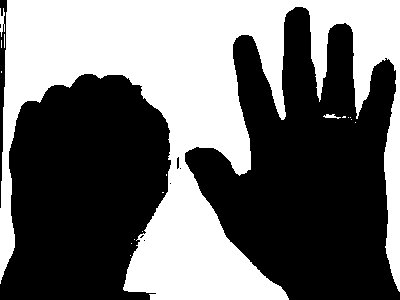
//> input picture public_html/hw3/images/open_fist-bw.png, 400 x 300 px
$ ./BinaryImageAnalysis   (built with g++ and OpenCV 4)
//> lines starting //> are read from the running program, lines starting //| are printed output that depends on the picture; after the words box and inside, x2 and y2 are one past the last pixel; in counts of white or black regions, pixels touching at a corner belong together
/**
CS585 Image and Video Computing
HW 3: Object Shape Analysis and Segmentation Programming Assignment
--------------
Problem 1: Binary Image Analysis
--------------
Your data for this part are binary images of hands and a stained tissue sample of a breast cancer tumor.
--------------
Tasks:
1. Implement a connected component labeling algorithm and apply it to the data below. Show your results by displaying the detected components/objects with different colors. The recursive connected component labeling algorithm sometimes does not work properly if the image regions are large. See below for an alternate variant of this algorithm. If you have trouble implementing connected component labeling, you may use an OpenCV library function, but you will be assessed a small 5 point penalty.
2. If your output contains a large number of components, apply a technique to reduce the number of components, e.g., filtering by component size, or erosion.
3. Implement the boundary following algorithm and apply it for the relevant regions/objects.
4. For each relevant region/object, compute the area, orientation, and circularity (Emin/Emax). Also, identify and count the boundary pixels of each region, and compute compactness, the ratio of the area to the perimeter.
5. Implement a skeleton finding algorithm. Apply it to the relevant regions/objects.
--------------
*/

#include <iostream>
#include <string>
#include <math.h>

//opencv libraries
#include "opencv2/core/core.hpp"
#include "opencv2/highgui/highgui.hpp"
#include "opencv2/imgproc/imgproc.hpp"

using namespace cv;
using namespace std;

//FUNCTION HEADERS
//void floodFill(Mat& src, Mat& dst);
void boundary(Mat& src, Mat& dst);
void mySkinDetect(Mat& src, Mat& dst);
double* calculations(Mat& src);
void skeleton(Mat& src, Mat& dst);

int rmin = 45, rmax = 192, bmin = 18, bmax = 147, gmin = 76, gmax = 151;


int main()
{
	// Read all 4 files
	Mat image1;
	image1 = imread("open_fist-bw.png", IMREAD_COLOR);
//> image1 is the input picture: 300 rows x 400 cols, CV_8UC3; min 0, max 255, mean 108.3
	Mat image2;
	image2 = imread("open-bw-full.png", IMREAD_COLOR);
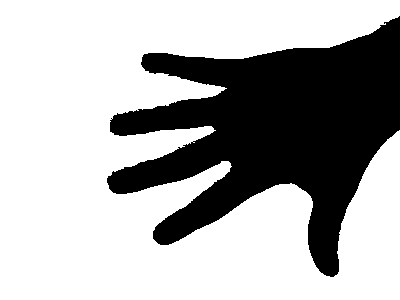
//> input picture public_html/hw3/images/open-bw-full.png, 400 x 300 px
//> image2 is the input picture: 300 rows x 400 cols, CV_8UC3; min 0, max 255, mean 175.7
	Mat image3;
	image3 = imread("open-bw-partial.png", IMREAD_COLOR);
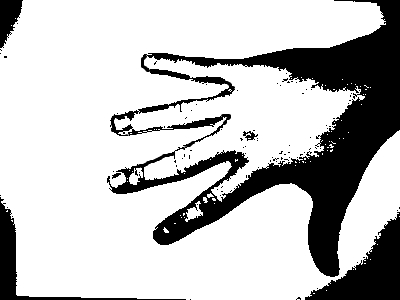
//> input picture public_html/hw3/images/open-bw-partial.png, 400 x 300 px
//> image3 is the input picture: 300 rows x 400 cols, CV_8UC3; min 0, max 255, mean 193.6
	Mat image4;
	image4 = imread("tumor-fold.png", IMREAD_COLOR);
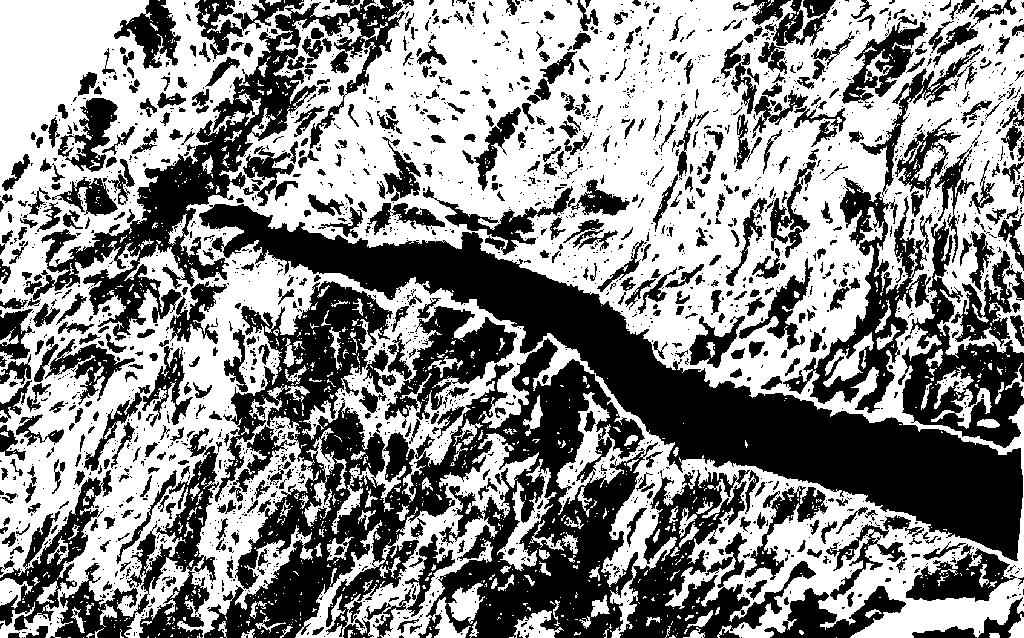
//> input picture public_html/hw3/images/tumor-fold.png, 1024 x 638 px
//> image4 is the input picture: 638 rows x 1024 cols, CV_8UC3; 54.5% white; 2325 black regions (1748 under 20 px), largest, box (x1, y1, x2, y2) and area: (204, 281, 816, 638) 77686, (199, 204, 1023, 561) 56207, (24, 0, 405, 341) 21559

	// Create a window for display for each image and show the images
	// Image 1
	//namedWindow("Open-Fist-BW Image", WINDOW_AUTOSIZE);
	//imshow("Open-Fist-BW Image", image1);
	//Image 2
	//namedWindow("Open-BW-Full Image", WINDOW_AUTOSIZE);
	//imshow("Open-BW-Full Image", image2);
	//Image 3
	//namedWindow("Open-BW-Partial Image", WINDOW_AUTOSIZE);
	//imshow("Open-BW-Partial Image", image3);
	//Image 4
	//namedWindow("Tumor-Fold Image", WINDOW_AUTOSIZE);
	//imshow("Tumor-Fold Image", image4);

	// Use threshold to create binary images of orginal images & use floodFill on binary image to color in the hands (and tumor)
	Mat image1_th; Mat image2_th; Mat image3_th; Mat image4_th;
	threshold(image1, image1_th, 220, 255, THRESH_BINARY);
//> image1_th: 300 rows x 400 cols, CV_8UC3; 42.5% white; 17 white regions (14 under 20 px), largest, box (x1, y1, x2, y2) and area: (0, 0, 400, 300) 50807, (0, 8, 5, 37) 85, (323, 114, 341, 119) 46
	threshold(image2, image2_th, 220, 255, THRESH_BINARY);
//> image2_th: 300 rows x 400 cols, CV_8UC3; 68.9% white; 1 black region, box (x1, y1, x2, y2) and area: (107, 16, 400, 277) 37322
	threshold(image3, image3_th, 220, 255, THRESH_BINARY);
//> image3_th: 300 rows x 400 cols, CV_8UC3; 75.9% white; 89 black regions (83 under 20 px), largest, box (x1, y1, x2, y2) and area: (107, 0, 400, 277) 22609, (305, 212, 400, 300) 3570, (0, 197, 186, 300) 1798, (0, 0, 23, 48) 686, (243, 131, 258, 141) 71, (112, 173, 121, 179) 29
	threshold(image4, image4_th, 220, 255, THRESH_BINARY);
	// [6 lines of commented-out code are left out]
	int erosion_size = 4;
	Mat element = getStructuringElement(MORPH_RECT, Size(2 * erosion_size + 1, 2 * erosion_size + 1), Point(erosion_size, erosion_size));
	//perform erosions and dilations to reduce the blur on the image boundary and remove noise
	// Opening on image1
	dilate(image1_th, image1_th, element);
	erode(image1_th, image1_th, element);
//> image1_th: 300 rows x 400 cols, CV_8UC3; 43.1% white; 1 white region, box (x1, y1, x2, y2) and area: (0, 0, 400, 300) 51661
	//dilate(image1_th, image1_th, element);
	// Opening on image2
	erode(image2_th, image2_th, element);
	dilate(image2_th, image2_th, element);
//> image2_th: 300 rows x 400 cols, CV_8UC3; 68.8% white; 1 black region, box (x1, y1, x2, y2) and area: (107, 16, 400, 277) 37498
	// Opening on image3
	int size3 = 0.25;
	Mat element3 = getStructuringElement(MORPH_RECT, Size(2 * size3 + 1, 2 * size3 + 1), Point(size3, size3));
	erode(image3_th, image3_th, element3);
	dilate(image3_th, image3_th, element3);
	dilate(image3_th, image3_th, element3);
	// Opening on image4
	int size4 = 0.5;
	Mat element4 = getStructuringElement(MORPH_RECT, Size(2 * size4 + 1, 2 * size4 + 1), Point(size4, size4));
	erode(image4_th, image4_th, element4);
	erode(image4_th, image4_th, element4);
	erode(image4_th, image4_th, element4);
	dilate(image4_th, image4_th, element4);

	// [4 lines of commented-out code are left out]

	Mat image1_floodfill = image1_th.clone();
	Mat image2_floodfill = image2_th.clone();
	Mat image3_floodfill = image3_th.clone();
	Mat image4_floodfill = image4_th.clone();

	// Labelled Component Images
	floodFill(image1_floodfill, cv::Point(80, 160), Scalar(255,0, 0));//Point(80,160) is a pixel in the fist in the image
	floodFill(image1_floodfill, cv::Point(300, 180), Scalar(255, 0, 0));// Point(300, 180) is a pixel in the open hand in the image
	floodFill(image1_floodfill, cv::Point(1, 1), Scalar(255, 255, 255)); // white out unnecessary parts
//> image1_floodfill: 300 rows x 400 cols, CV_8UC3; mean B, G, R 254.6, 109.9, 109.9
	floodFill(image1_floodfill, cv::Point(3, 65), Scalar(255, 255, 255));
//> image1_floodfill: 300 rows x 400 cols, CV_8UC3; mean B, G, R 254.9, 110.1, 110.1
	floodFill(image1_floodfill, cv::Point(3, 80), Scalar(255, 255, 255));
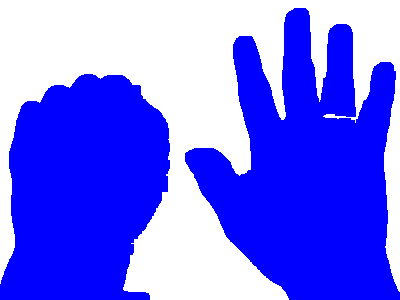
//> image1_floodfill: 300 rows x 400 cols, CV_8UC3; mean B, G, R 255, 110.3, 110.3
	imshow("Open-Fist-BW Image Labelled", image1_floodfill);
	floodFill(image2_floodfill, cv::Point(300, 100), Scalar(255, 0, 0)); //Point (300,100) is a pixel in the open hand in the image
	imshow("Open-BW-Full Image Labelled", image2_floodfill);
	floodFill(image3_floodfill, cv::Point(330, 70), Scalar(255, 0, 0)); //Point (330,70) is a pixel in the black area of the open hand in the image
	floodFill(image3_floodfill, cv::Point(200, 125), Scalar(255, 0, 0));
	floodFill(image3_floodfill, cv::Point(380, 280), Scalar(255, 255, 255)); //white out unnecessary parts
	floodFill(image3_floodfill, cv::Point(10, 10), Scalar(255, 255, 255));
	floodFill(image3_floodfill, cv::Point(10, 260), Scalar(255, 255, 255));
	imshow("Open-BW-Partial Image Labelled", image3_floodfill);
	floodFill(image4_floodfill, cv::Point(585, 325), Scalar(255, 0, 0)); //Point (585,325) is a pixel in the black area of the open hand in the image
	floodFill(image4_floodfill, cv::Point(500, 600), Scalar(255, 255, 255)); //white out unnecessary parts
	floodFill(image4_floodfill, cv::Point(170, 200), Scalar(255, 255, 255));
	floodFill(image4_floodfill, cv::Point(650, 590), Scalar(255, 255, 255));
	floodFill(image4_floodfill, cv::Point(970, 360), Scalar(255, 255, 255));
	floodFill(image4_floodfill, cv::Point(45, 570), Scalar(255, 255, 255));
	floodFill(image4_floodfill, cv::Point(450, 320), Scalar(255, 255, 255));
	floodFill(image4_floodfill, cv::Point(510, 330), Scalar(255, 255, 255));
	floodFill(image4_floodfill, cv::Point(830, 390), Scalar(255, 255, 255));
	floodFill(image4_floodfill, cv::Point(960, 590), Scalar(255, 255, 255));
	floodFill(image4_floodfill, cv::Point(510, 230), Scalar(255, 255, 255));
	imshow("Tumor-Fold Image Labelled", image4_floodfill);

	//imwrite("./fist.jpg", image1_floodfill);

	//Boundary Trace Images
	Mat image1_boundary = image1_floodfill.clone();
	Mat image2_boundary = image2_floodfill.clone();
	Mat image3_boundary = image3_floodfill.clone();
	Mat image4_boundary = image4_floodfill.clone();

	// [14 lines of commented-out code are left out]
	cout << "Image 1: Open-Fist-BW Image" << endl;
	cout << "Objects: 2" << endl;
	cout << "Area: " << calculations(image1_floodfill)[0] << endl;
//> in calculations, `cvtColor(src, gray, COLOR_BGR2GRAY);`: gray: 300 rows x 400 cols, CV_8UC1; values 29 (black) and 255 (white), 43.3% white; 1 white region, box (x1, y1, x2, y2) and area: (0, 0, 400, 300) 51902
//> in calculations, `Moments m = moments(thr, true);`: m = moments, m00 51902, centre m10/m00, m01/m00 = (188, 110.3)
//> in calculations, `double area = m.m00;`: area = 51902
//> in calculations, `ans[0] = area;`: ans = [51902, 0, 0, 0]
//> in calculations, `double orientation = 0.5 * atan((2*m.mu11)/(m.mu20 - m.mu02));`: orientation = 0.188
//> in calculations, `orientation = orientation * (180/3.14);`: orientation = 10.77
//> in calculations, `ans[1] = orientation;`: ans = [51902, 10.77, 0, 0]
//> in calculations, `double a = m.mu20 + m.mu02;`: a = 1.04e+09
//> in calculations, `double b = m.mu11;`: b = 29723730.8
//> in calculations, `double c = m.mu20 - m.mu02;`: c = 150745120.6
//> in calculations, `double emin = (a / 2) - ((c / 2) * (c / sqrt(pow(c, 2) - pow(b, 2)))) ..`: emin = 441484390.2
//> in calculations, `double emax = (a / 2) + ((c / 2) * (c / sqrt(pow(c, 2) - pow(b, 2)))) ..`: emax = 601226526.2
//> in calculations, `double circularity = emin / emax;`: circularity = 0.734
//> in calculations, `ans[2] = circularity;`: ans = [51902, 10.77, 0.734, 0]
//> in calculations, `double compactness = perimeter / area;`: compactness = 1.93
//> in calculations, `ans[3] = compactness;`: ans = [51902, 10.77, 0.734, 1.93]
//| Area: 51902
	cout << "Orientation: " << calculations(image1_floodfill)[1] << " degrees" << endl;
//| Orientation: 10.7665 degrees
	cout << "Circularity: " << calculations(image1_floodfill)[2] << endl;
//| Circularity: 0.734306
	cout << "Compactness: " << calculations(image1_floodfill)[3] << endl;
//| Compactness: 1.92671
	// [7 lines of commented-out code are left out]
	cout << "\nImage 2: Open-BW-Full Image" << endl;
	cout << "Object: 1" << endl;
	cout << "Area: " << calculations(image2_floodfill)[0] << endl;
//| Area: 82502
	cout << "Orientation: " << calculations(image2_floodfill)[1] << " degrees"<< endl;
//| Orientation: 16.8997 degrees
	cout << "Circularity: " << calculations(image2_floodfill)[2] << endl;
//| Circularity: 0.664544
	cout << "Compactness: " << calculations(image2_floodfill)[3] << endl;
//| Compactness: 1.21209
	//Image 3
	cout << "\nImage 3: Open-BW-Partial Image" << endl;
	cout << "Object: 1" << endl;
	cout << "Area: " << calculations(image3_floodfill)[0] << endl;
//| 97104
	cout << "Orientation: " << calculations(image3_floodfill)[1] << " degrees" << endl;
//| 10.6605 degrees
	cout << "Circularity: " << calculations(image3_floodfill)[2] << endl;
//| 0.651769
	cout << "Compactness: " << calculations(image3_floodfill)[3] << endl;
//| 1.02982
	//Image 4
	cout << "\nImage 4: Tumor-Fold Image" << endl;
	cout << "Object: 1" << endl;
	cout << "Area: " << calculations(image4_floodfill)[0] << endl;
//| 478701
	cout << "Orientation: " << calculations(image4_floodfill)[1] << " degrees" << endl;
//| -0.900049 degrees
	cout << "Circularity: " << calculations(image4_floodfill)[2] << endl;
//| 0.419901
	cout << "Compactness: " << calculations(image4_floodfill)[3] << endl;
//| 0.208899

	//Skeleton Images
	Mat image1_skeleton = image1.clone();
	Mat image2_skeleton = image2.clone();
	Mat image3_skeleton = image3.clone();
	Mat image4_skeleton = image4.clone();

	skeleton(image1_floodfill, image1_skeleton);
//> the loop in skeleton, `do` made 87 passes
//> pass 1, in skeleton, `erode(img, eroded, element);`:
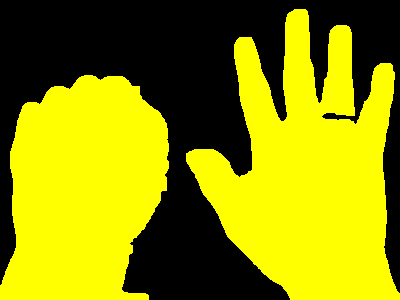
//> eroded: 300 rows x 400 cols, CV_8UC3; mean B, G, R 0, 140.9, 140.9
//> after the loop in skeleton, `do`: img: 300 rows x 400 cols, CV_8UC3; every value is 0
//> after the loop in skeleton, `do`:
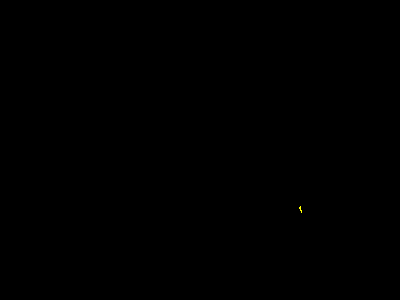
//> temp: 300 rows x 400 cols, CV_8UC3; mean B, G, R 0, 0, 0
//> after the loop in skeleton, `do`: skeleton: 300 rows x 400 cols, CV_8UC3; mean B, G, R 108.3, 110.7, 110.7
	imshow("Open-Fist-BW Image Skeleton", image1_skeleton);

	skeleton(image2_floodfill, image2_skeleton);
//> in skeleton (call 2), `threshold(src, src, 127, 255, THRESH_BINARY_INV);`:
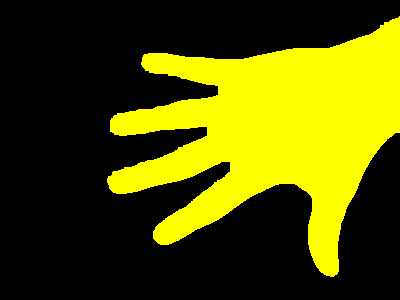
//> src: 300 rows x 400 cols, CV_8UC3; mean B, G, R 0, 79.7, 79.7
//> the loop in skeleton (call 2), `do` made 79 passes
	imshow("Open-BW-Full Image Skeleton", image2_skeleton);

	skeleton(image3_floodfill, image3_skeleton);
	imshow("Open-BW-Partial Image Skeleton", image3_skeleton);

	skeleton(image4_floodfill, image4_skeleton);
	imshow("Tumor-Fold Image", image4_skeleton);


	waitKey(0); // Wait for a keystroke in the window
	return 0;
}


void boundary(Mat& src, Mat& dst) {
	Mat canny_output;
	vector<vector<Point> > contours;
	vector<Vec4i> hierarchy;
	Mat src_gray;

	cvtColor(src, src_gray, CV_BGR2GRAY);
	blur(src_gray, src_gray, Size(3, 3));

	/// Detect edges using canny
	Canny( src_gray, canny_output, 100, 100*2, 3 );
	/// Find contours
	findContours( canny_output, contours, hierarchy, CV_RETR_TREE, CV_CHAIN_APPROX_SIMPLE, Point(0, 0) );

	/// Draw contours
	Mat drawing = Mat::zeros( canny_output.size(), CV_8UC3 );
	for( int i = 0; i< contours.size(); i++ )
     {
		Scalar color = Scalar(255,0,0);
		drawContours( drawing, contours, i, color, 2, 8, hierarchy, 0, Point() );
     }
	drawing.copyTo(dst);
	/// Show in a window
	//namedWindow( "Contours", CV_WINDOW_AUTOSIZE );
	//imshow( "Contours", drawing );
}

double* calculations(Mat& src) {

	static double  ans[4];

	Mat thr, gray;

	// convert image to grayscale
	cvtColor(src, gray, COLOR_BGR2GRAY);

	// convert grayscale to binary image
	threshold(gray, thr, 100, 255, THRESH_BINARY);

	// find moments of the image
	Moments m = moments(thr, true);

	// Zero Image Moment = Area of Object in Image
	double area = m.m00;
	ans[0] = area;

	// Orientation formula = 0.5 arctan( (2*mu11) / (mu20 - mu02))
	double orientation = 0.5 * atan((2*m.mu11)/(m.mu20 - m.mu02));
	//radians to degress
	orientation = orientation * (180/3.14);
	ans[1] = orientation;

	double a = m.mu20 + m.mu02;
	double b = m.mu11;
	double c = m.mu20 - m.mu02;

	//Circularity = Emin / Emax
	double emin = (a / 2) - ((c / 2) * (c / sqrt(pow(c, 2) - pow(b, 2)))) - ((b / 2) *(b / sqrt(pow(c, 2) - pow(b, 2))));
	double emax = (a / 2) + ((c / 2) * (c / sqrt(pow(c, 2) - pow(b, 2)))) + ((b / 2) *(b / sqrt(pow(c, 2) - pow(b, 2))));
	double circularity = emin / emax;
	ans[2] = circularity;

	//Find perimeter for compactness
	vector<vector<Point> > contour;
	vector<Vec4i> hierarchy;
	//findContours(src, contour, hierarchy, CV_RETR_EXTERNAL, CV_CHAIN_APPROX_NONE);
	// ???
	double perimeter = 100000;//arcLength(contour[0], true);

	// Compactness = Perimeter / Area
	double compactness = perimeter / area;
	ans[3] = compactness;

	return ans;
}


void skeleton(Mat& src, Mat& dst) {

	//Process src image in grayscale and chnage it to a binary image w/ threshold
	threshold(src, src, 127, 255, THRESH_BINARY_INV);
	//temporary image in order to store intermediate computations in loop
	Mat temp;
	Mat eroded;
	Mat img = src.clone();
	Mat skeleton = dst.clone();

	//Declare structuring element for morphological operations (3x3 cross-shaped structure element)
	Mat element = getStructuringElement(MORPH_CROSS, Size(3, 3));

	//Check if there is at least one pixel remaining;Operations done in-place when possible
	bool done;
	do
	{
		erode(img, eroded, element);
		dilate(eroded, temp, element);
		subtract(img, temp, temp);
		bitwise_or(skeleton, temp, skeleton);
		eroded.copyTo(img);

		double max;
		cv::minMaxLoc(img, 0, &max);
		done = (max == 0);
	} while (!done);

	skeleton.copyTo(dst);

	//imshow("Skeleton Image", skeleton);

}

//Function that detects whether a pixel belongs to the skin based on RGB values
void mySkinDetect(Mat& src, Mat& dst) {
	//Surveys of skin color modeling and detection techniques:
	//Vezhnevets, Vladimir, Vassili Sazonov, and Alla Andreeva. "A survey on pixel-based skin color detection techniques." Proc. Graphicon. Vol. 3. 2003.
	//Kakumanu, Praveen, Sokratis Makrogiannis, and Nikolaos Bourbakis. "A survey of skin-color modeling and detection methods." Pattern recognition 40.3 (2007): 1106-1122.

	inRange(src, Scalar(bmin, gmin, rmin), Scalar(bmax, gmax, rmax), dst);

}
